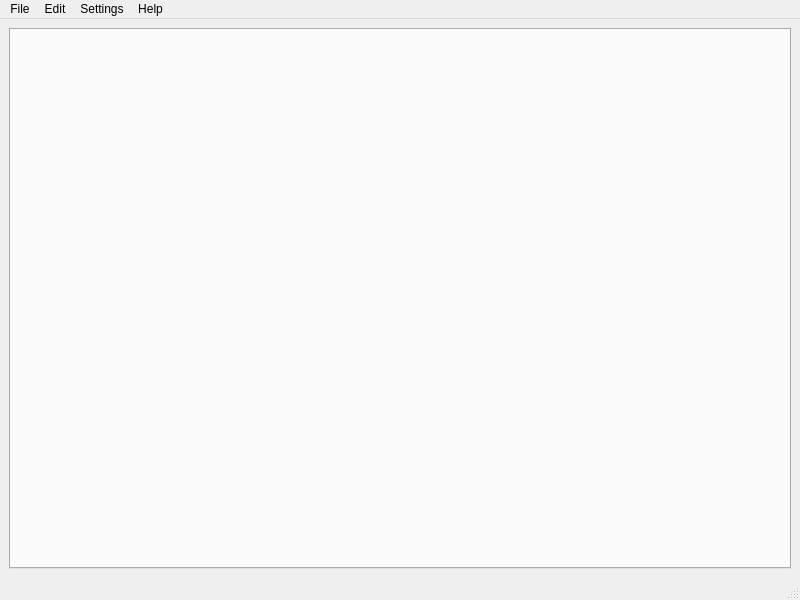
<?xml version="1.0" encoding="UTF-8"?>
<ui version="4.0">
 <class>MainWindow</class>
 <widget class="QMainWindow" name="MainWindow">
  <property name="geometry">
   <rect>
    <x>0</x>
    <y>0</y>
    <width>800</width>
    <height>600</height>
   </rect>
  </property>
  <property name="windowTitle">
   <string>dlg</string>
  </property>
  <widget class="QWidget" name="centralwidget">
   <layout class="QVBoxLayout" name="verticalLayout">
    <item>
     <widget class="QTabWidget" name="dialogTabWidget">
      <property name="currentIndex">
       <number>-1</number>
      </property>
     </widget>
    </item>
   </layout>
  </widget>
  <widget class="QMenuBar" name="menubar">
   <property name="geometry">
    <rect>
     <x>0</x>
     <y>0</y>
     <width>800</width>
     <height>17</height>
    </rect>
   </property>
   <widget class="QMenu" name="menuFile">
    <property name="title">
     <string>File</string>
    </property>
    <widget class="QMenu" name="menuRecent">
     <property name="title">
      <string>Recent</string>
     </property>
     <property name="icon">
      <iconset theme="document-open-recent"/>
     </property>
    </widget>
    <addaction name="actionOpen"/>
    <addaction name="menuRecent"/>
    <addaction name="separator"/>
    <addaction name="actionClose"/>
    <addaction name="separator"/>
    <addaction name="actionSave"/>
    <addaction name="actionSaveAs"/>
    <addaction name="separator"/>
    <addaction name="actionExit"/>
   </widget>
   <widget class="QMenu" name="menuHelp">
    <property name="title">
     <string>Help</string>
    </property>
    <addaction name="actionAbout"/>
    <addaction name="actionAbout_Qt"/>
   </widget>
   <widget class="QMenu" name="menuSettings">
    <property name="title">
     <string>Settings</string>
    </property>
    <widget class="QMenu" name="menuLanguage_2">
     <property name="title">
      <string>Language</string>
     </property>
     <addaction name="actionEnglish_2"/>
     <addaction name="actionFrench_2"/>
     <addaction name="actionGerman_2"/>
     <addaction name="actionPolish_2"/>
     <addaction name="actionSpanish_3"/>
     <addaction name="separator"/>
     <addaction name="actionFeminine"/>
    </widget>
    <addaction name="actionFont"/>
    <addaction name="menuLanguage_2"/>
   </widget>
   <widget class="QMenu" name="menuEdit">
    <property name="title">
     <string>Edit</string>
    </property>
    <addaction name="actionAdd"/>
    <addaction name="separator"/>
    <addaction name="actionCopy"/>
    <addaction name="actionCut"/>
    <addaction name="separator"/>
    <addaction name="actionPaste"/>
    <addaction name="actionPasteAsLink"/>
    <addaction name="separator"/>
    <addaction name="actionDelete"/>
   </widget>
   <addaction name="menuFile"/>
   <addaction name="menuEdit"/>
   <addaction name="menuSettings"/>
   <addaction name="menuHelp"/>
  </widget>
  <widget class="QStatusBar" name="statusbar"/>
  <action name="actionOpen">
   <property name="icon">
    <iconset theme="document-open"/>
   </property>
   <property name="text">
    <string>Open</string>
   </property>
   <property name="shortcut">
    <string>Ctrl+O</string>
   </property>
  </action>
  <action name="actionClose">
   <property name="icon">
    <iconset theme="window-close"/>
   </property>
   <property name="text">
    <string>Close</string>
   </property>
   <property name="shortcut">
    <string>Ctrl+W</string>
   </property>
  </action>
  <action name="actionExit">
   <property name="text">
    <string>Exit</string>
   </property>
  </action>
  <action name="actionAbout">
   <property name="icon">
    <iconset theme="help-about"/>
   </property>
   <property name="text">
    <string>About</string>
   </property>
  </action>
  <action name="actionAbout_Qt">
   <property name="icon">
    <iconset theme="help-about"/>
   </property>
   <property name="text">
    <string>About Qt</string>
   </property>
  </action>
  <action name="actionFont">
   <property name="icon">
    <iconset theme="preferences-desktop-font"/>
   </property>
   <property name="text">
    <string>Font</string>
   </property>
  </action>
  <action name="actionCopy">
   <property name="icon">
    <iconset theme="edit-copy"/>
   </property>
   <property name="text">
    <string>Copy</string>
   </property>
   <property name="shortcut">
    <string>Ctrl+C</string>
   </property>
  </action>
  <action name="actionPaste">
   <property name="icon">
    <iconset theme="edit-paste"/>
   </property>
   <property name="text">
    <string>Paste</string>
   </property>
   <property name="shortcut">
    <string>Ctrl+V</string>
   </property>
  </action>
  <action name="actionPasteAsLink">
   <property name="icon">
    <iconset theme="insert-link"/>
   </property>
   <property name="text">
    <string>Paste as Link</string>
   </property>
   <property name="shortcut">
    <string>Ctrl+L</string>
   </property>
  </action>
  <action name="actionDelete">
   <property name="icon">
    <iconset theme="edit-delete"/>
   </property>
   <property name="text">
    <string>Delete</string>
   </property>
   <property name="shortcut">
    <string>Del</string>
   </property>
  </action>
  <action name="actionCut">
   <property name="icon">
    <iconset theme="edit-cut"/>
   </property>
   <property name="text">
    <string>Cut</string>
   </property>
   <property name="shortcut">
    <string>Ctrl+X</string>
   </property>
  </action>
  <action name="actionSave">
   <property name="icon">
    <iconset theme="document-save"/>
   </property>
   <property name="text">
    <string>Save</string>
   </property>
   <property name="shortcut">
    <string>Ctrl+S</string>
   </property>
  </action>
  <action name="actionSaveAs">
   <property name="icon">
    <iconset theme="document-save-as"/>
   </property>
   <property name="text">
    <string>Save As...</string>
   </property>
   <property name="shortcut">
    <string>Ctrl+Shift+S</string>
   </property>
  </action>
  <action name="actionEnglish_2">
   <property name="checkable">
    <bool>true</bool>
   </property>
   <property name="checked">
    <bool>true</bool>
   </property>
   <property name="text">
    <string>English</string>
   </property>
  </action>
  <action name="actionFrench_2">
   <property name="checkable">
    <bool>true</bool>
   </property>
   <property name="text">
    <string>French</string>
   </property>
  </action>
  <action name="actionGerman_2">
   <property name="checkable">
    <bool>true</bool>
   </property>
   <property name="text">
    <string>German</string>
   </property>
  </action>
  <action name="actionSpanish_2">
   <property name="text">
    <string>Spanish</string>
   </property>
  </action>
  <action name="actionPolish_2">
   <property name="checkable">
    <bool>true</bool>
   </property>
   <property name="text">
    <string>Polish</string>
   </property>
  </action>
  <action name="actionSpanish_3">
   <property name="checkable">
    <bool>true</bool>
   </property>
   <property name="text">
    <string>Spanish</string>
   </property>
  </action>
  <action name="actionFeminine">
   <property name="checkable">
    <bool>true</bool>
   </property>
   <property name="enabled">
    <bool>false</bool>
   </property>
   <property name="text">
    <string>Feminine</string>
   </property>
  </action>
  <action name="actionAdd">
   <property name="icon">
    <iconset theme="list-add"/>
   </property>
   <property name="text">
    <string>Add</string>
   </property>
  </action>
 </widget>
 <resources/>
 <connections/>
</ui>
